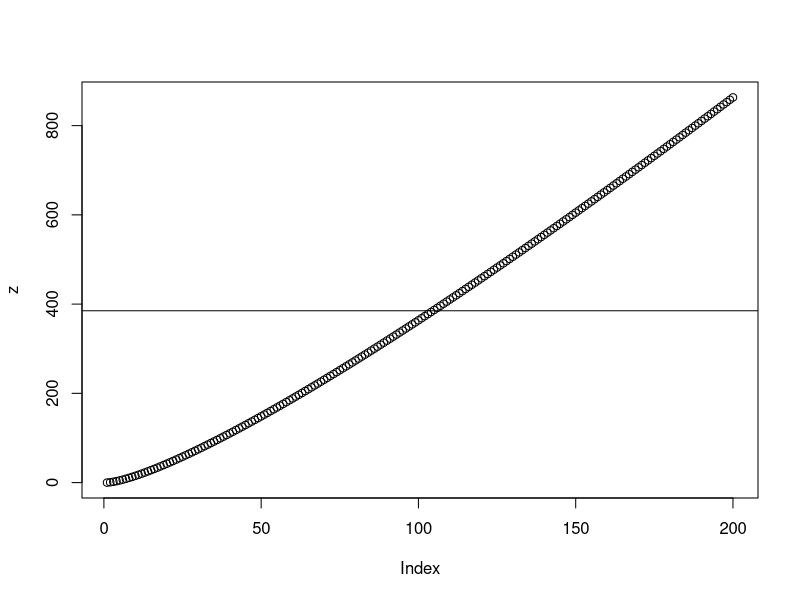
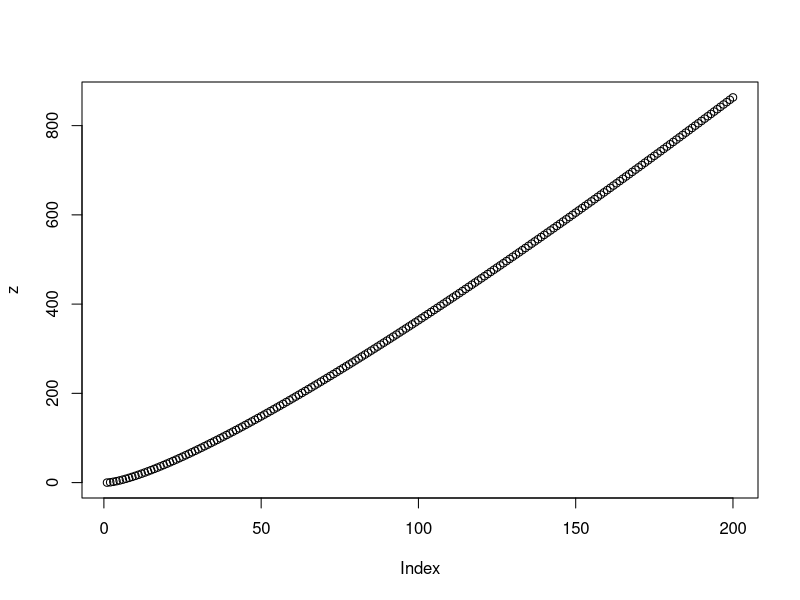
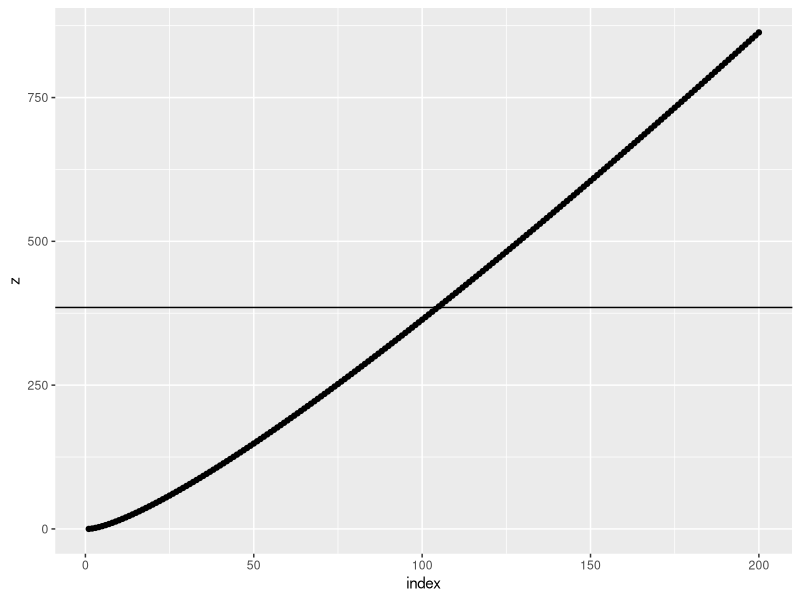
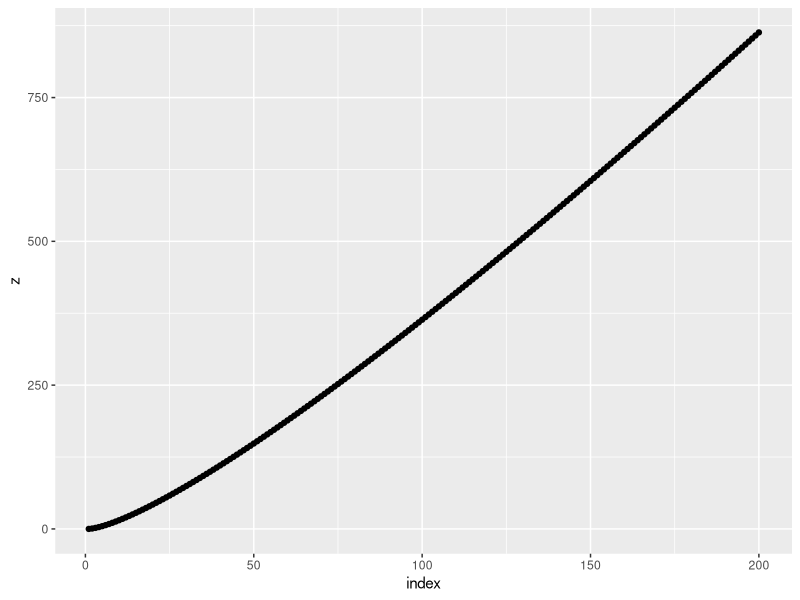
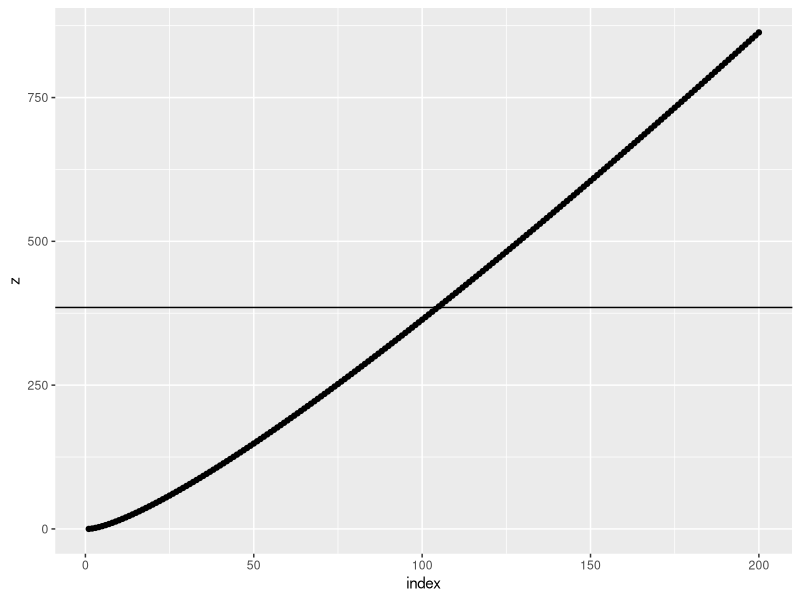
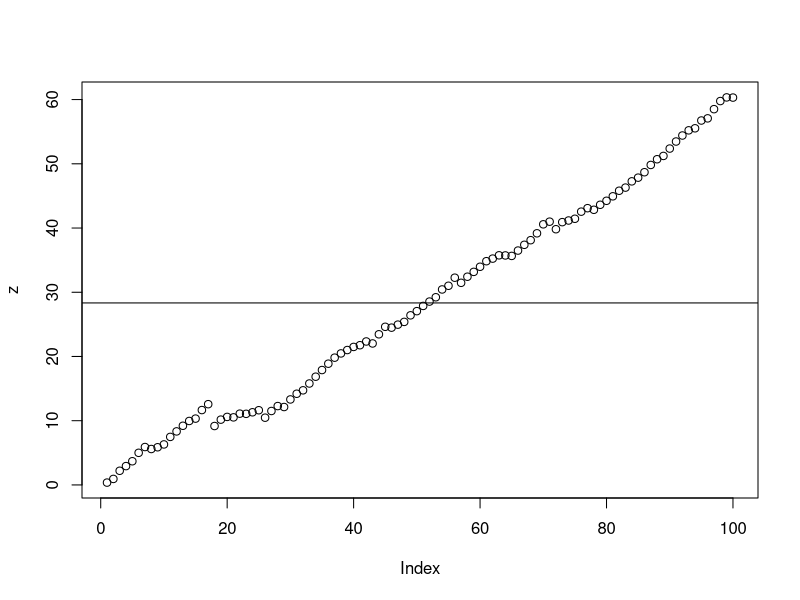

Reproduce these figures in R, in order.
# My problematic function

CumSumLogs = function(x, 
                      plotit = c("base", "ggplot2", "none"),
                      plotmean = TRUE
                      ) 
{
  plotit = tolower(plotit)
  plotchoice = match.arg(plotit)
  #print(plotchoice)
  # x is a numeric vector
  # 2) better take abs values
  x = abs(x)
  y = log(x)
  ## 1) patching the code
  #if (any(is.na(y))) {
  #  print("replace NAs!")
  #  y[is.na(y)] = 0
  #}
  z = cumsum(y)
  
  if (plotchoice == "base") {
    plot(z)
    if (plotmean) {
      abline(h = mean(z))
    }
  } else if (plotchoice == "ggplot2") {
    require(ggplot2)
    p <- ggplot2::ggplot(data.frame(index = 1:length(z),
                               z = z),
                    aes(x = index, y = z)) + 
      geom_point()
    if (plotmean) {
      p = p + geom_hline(yintercept = mean(z))
    }
    print(p)
  }
  
  z
}

x = 1:200
CumSumLogs(x)
CumSumLogs(x, plotmean = FALSE)
CumSumLogs(x, "gg")
CumSumLogs(x, "gg", plotmean = FALSE)
CumSumLogs(x, "GG")
CumSumLogs(x, "none")

d = CumSumLogs(x, "none")













set.seed(123)
x = rnorm(100, mean = 2)
CumSumLogs(x)

is.na(log(x))
x[72]
x[70:75]


D = iris
x = D[, 1]
is.vector(x)
is.vector(D)
is.data.frame(x)

# Do not drop dimensions
x = D[, 1, drop = FALSE]
is.vector(x)
is.data.frame(x)



